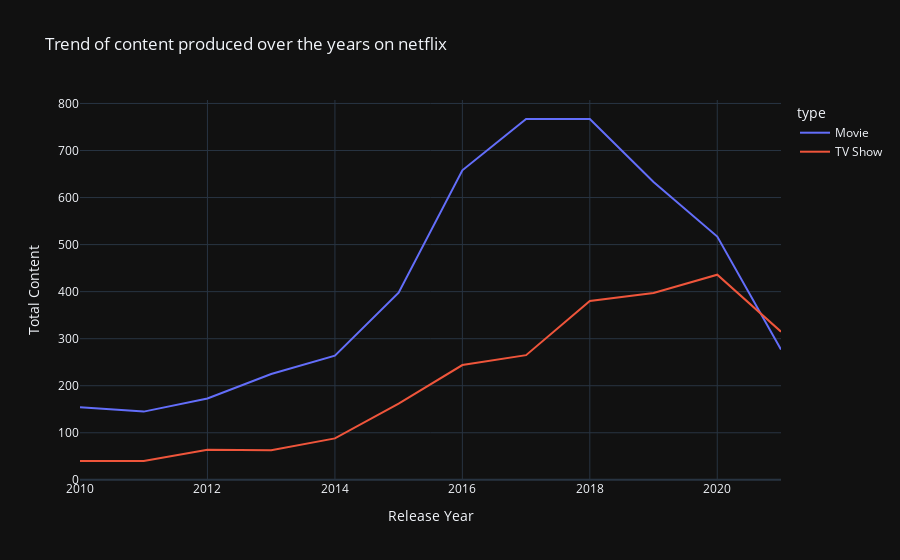

Notebook source saved alongside this figure:
### Markdown cell above
### Trend of content produced over the years on netflix

### Code cell
df1=df[['type','release_year']]
df1=df1.rename(columns={"release_year": "Release Year"})
df2=df1.groupby(['Release Year','type']).size().reset_index(name='Total Content')
df2=df2[df2['Release Year']>=2010]
fig3 = px.line(df2, x="Release Year", y="Total Content", color='type',title='Trend of content produced over the years on netflix'
              ,template= "plotly_dark")
fig3.show()

### Figure 1 — Plotly figure (JSON) as saved in the notebook; plotly's stock layout.template omitted (floating-point values rounded to 4 significant figures)
{"data": [{"hovertemplate": "type=Movie<br>Release Year=%{x}<br>Total Content=%{y}<extra></extra>", "legendgroup": "Movie", "line": {"color": "#636efa", "dash": "solid"}, "marker": {"symbol": "circle"}, "mode": "lines", "name": "Movie", "orientation": "v", "showlegend": true, "type": "scatter", "x": [2010, 2011, 2012, 2013, 2014, 2015, 2016, 2017, 2018, 2019, 2020, 2021], "xaxis": "x", "y": [154, 145, 173, 225, 264, 398, 658, 767, 767, 633, 517, 277], "yaxis": "y"}, {"hovertemplate": "type=TV Show<br>Release Year=%{x}<br>Total Content=%{y}<extra></extra>", "legendgroup": "TV Show", "line": {"color": "#EF553B", "dash": "solid"}, "marker": {"symbol": "circle"}, "mode": "lines", "name": "TV Show", "orientation": "v", "showlegend": true, "type": "scatter", "x": [2010, 2011, 2012, 2013, 2014, 2015, 2016, 2017, 2018, 2019, 2020, 2021], "xaxis": "x", "y": [40, 40, 64, 63, 88, 162, 244, 265, 380, 397, 436, 315], "yaxis": "y"}], "layout": {"legend": {"title": {"text": "type"}, "tracegroupgap": 0}, "title": {"text": "Trend of content produced over the years on netflix"}, "xaxis": {"anchor": "y", "domain": [0.0, 1.0], "title": {"text": "Release Year"}}, "yaxis": {"anchor": "x", "domain": [0.0, 1.0], "title": {"text": "Total Content"}}}}
